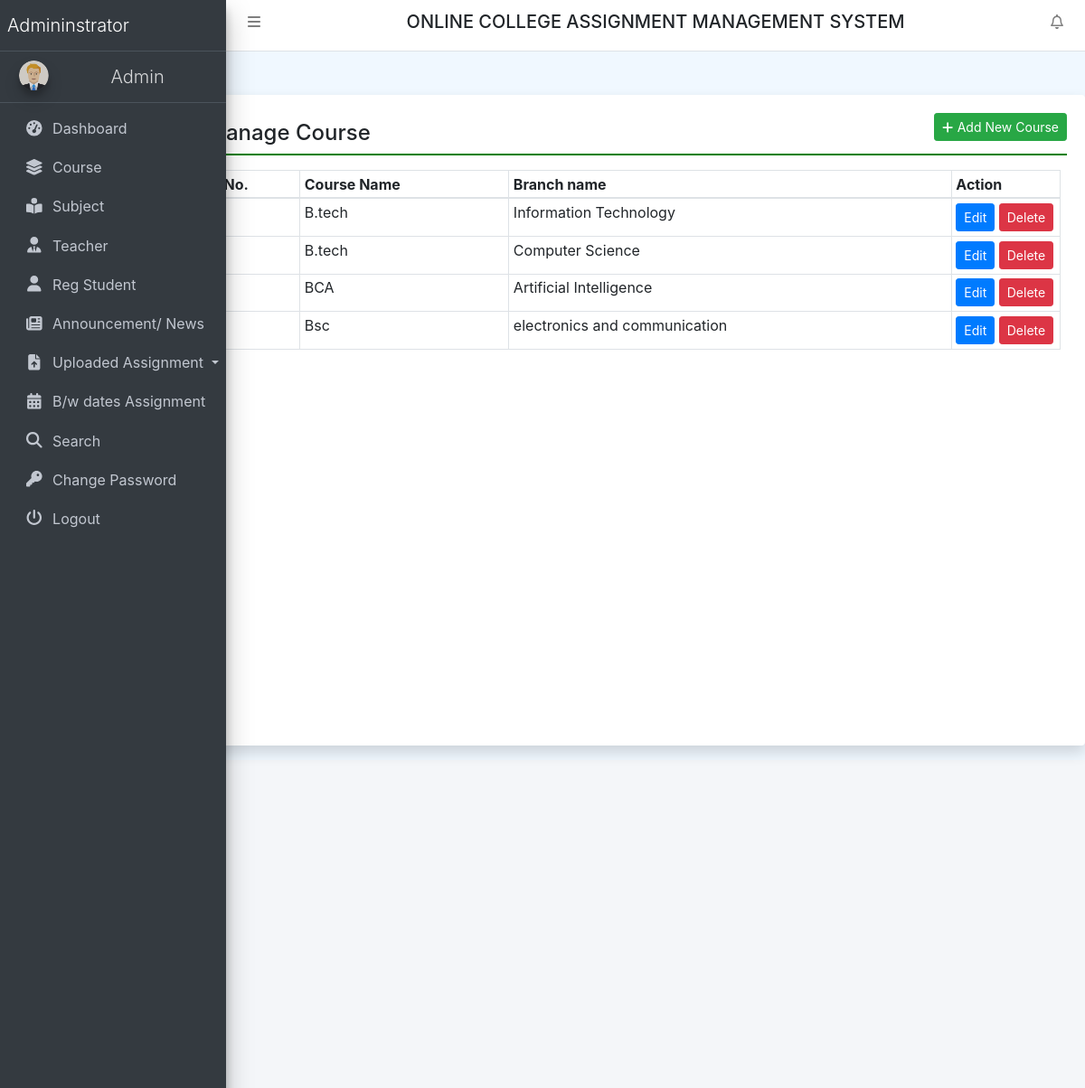
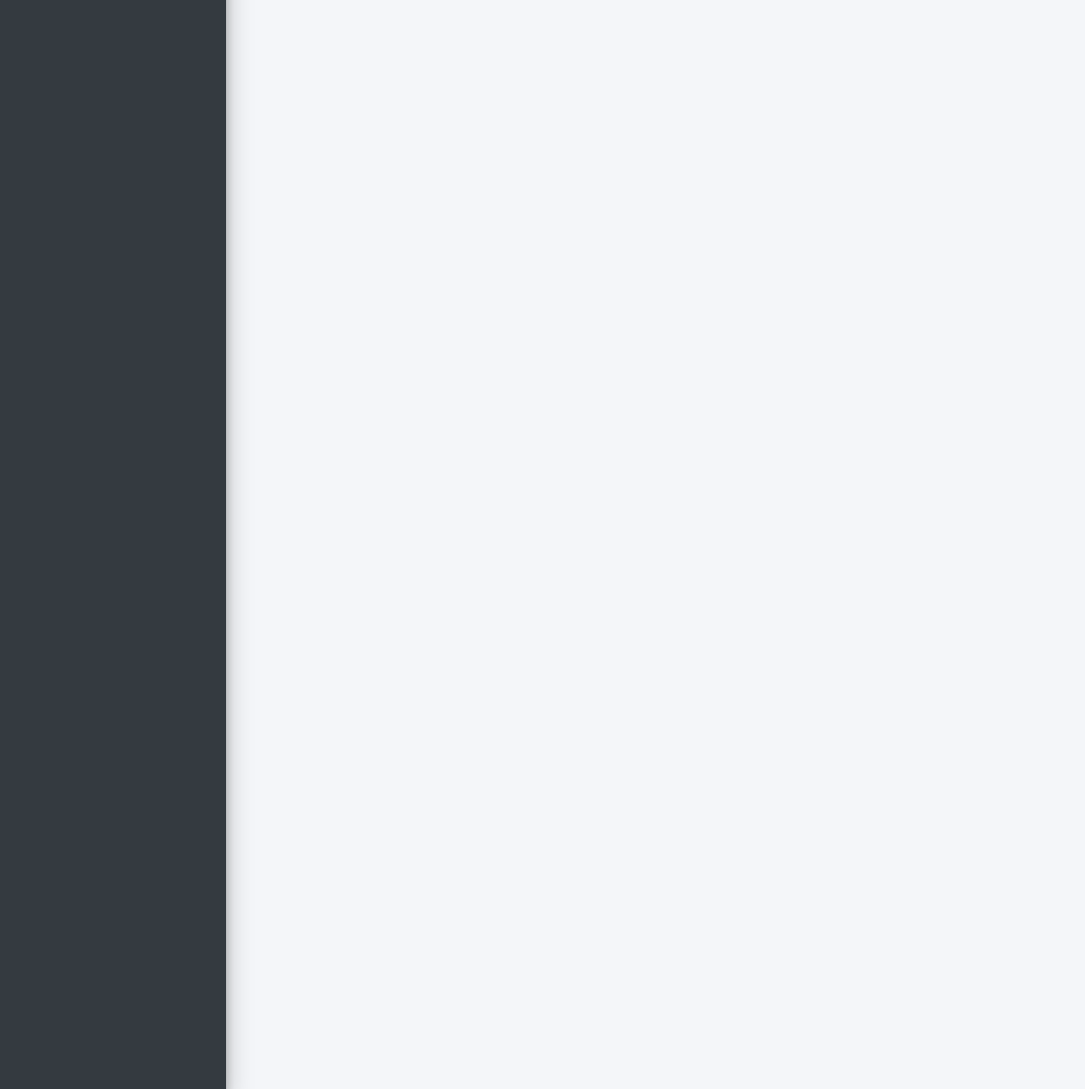
The page /course (signed in) on the database its author committed (2 pictures, top to bottom).
### collegeAssignment/models.py (models this page shows, shortened)
class Course(models.Model):
    BranchName = models.CharField(max_length=150, null=True)
    CourseName = models.CharField(max_length=200, null=True)
    CreationDate = models.DateTimeField(auto_now_add=True)

### collegeAssignment/views.py (the view)
# urls.py: path('course', course, name='course'),
def course(request):
    if not request.user.is_authenticated:
        return redirect('admin_login')
    course = Course.objects.all()
    try:
        if request.method == "POST":
            courseName = request.POST['CourseName']
            branchName = request.POST['BranchName']
            try:
                Course.objects.create(CourseName=courseName, BranchName=branchName)
                error = "no"
            except:
                error = "yes"
    except:
        pass
    return render(request, 'course.html', locals())

### collegeAssignment/templates/course.html (shortened to what this page needs)
{% extends 'header.html' %}
{% block main %}
<div class="card shadow mt-5 offset-2" style="min-height: 90vh">
    <div class="card-body">
			<a href="#" class="btn btn-success btn-sm float-right"
				data-target="#addpro" data-toggle="modal"><i class="fa fa-plus"></i>
				Add New Course</a>
			<h4 class="p-2" style="border-bottom: 2px solid green;">Manage
				Course</h4>
        <div class="container-fluid mt-3">
			<table class="table table-bordered table-sm">
				<thead>
					<tr>
						<th>S No.</th>
						<th>Course Name</th>
						<th>Branch name</th>
						<th>Action</th>
					</tr>
				</thead>
				<tbody>
				   {% for i in course %}
					<tr>
						<td>{{forloop.counter}}</td>
						<td>{{i.CourseName}}</td>
						<td>{{i.BranchName}}</td>
						<td style="width: 120px;">
							<a href="{% url 'editCourse' i.id %}" class="btn btn-primary btn-sm">Edit</a>
							<a onclick="return confirm('Are you sure to Delete')" href="{% url 'deleteCourse' i.id %}"
									class="btn btn-sm btn-danger">Delete</a>
						</td>
					</tr>
                    {% endfor %}
				</tbody>
			</table>
        </div>
	</div>
</div>
{% endblock %}

### collegeAssignment/static/css/all.css (style rules this page uses)
.fa-plus:before { content: "\f067"; }

### collegeAssignment/templates/header.html (style rules this page uses)
body { background-color: aliceblue; }

### rows shown on the page
Course: CourseName "B.tech", BranchName "Information Technology"
Course: CourseName "B.tech", BranchName "Computer Science"
Course: CourseName "BCA", BranchName "Artificial Intelligence"
Course: CourseName "Bsc", BranchName "electronics and communication"
